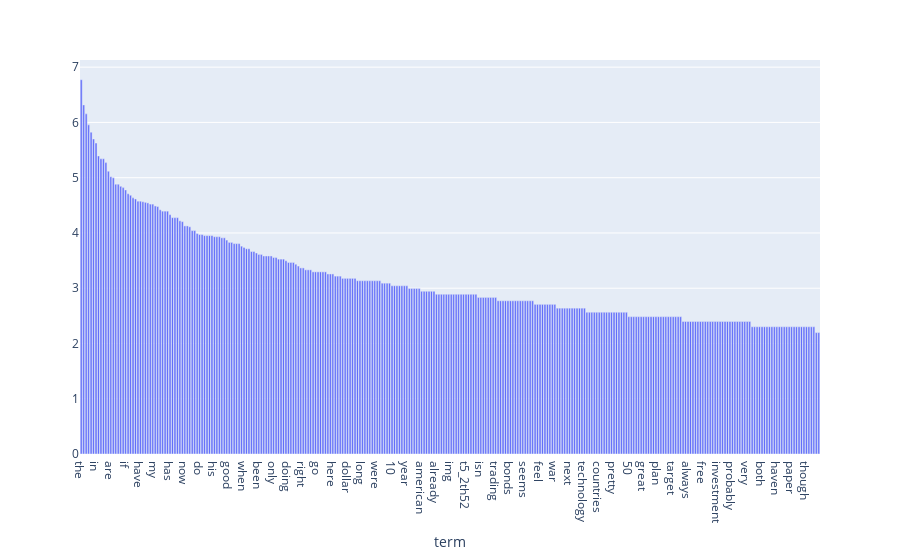

Notebook code for this chart:
### Markdown cell above
### >>> Exercise 15
You can copy the code from the previous exercise and change the 'term_frequencies' variable for the 'term_frequencies_log', comment about the differences that you observe and talk about other possible insights that we can get from a log distribution.

### Code cell
# Answer here
# The distribution after the log transform looks more uniform, and low-frequency terms become visible, which helps us compare the low-frequency terms.
# The order stays the same, but the y axis becomes multiplicative, which is useful when the distribution spans multiple orders of magnitude.
import math
voc_count_full = reddit_df_counts.sum(axis=0).A1
df_todraw = pd.DataFrame({
    "term": count_vect.get_feature_names_out(),
    "count_log": [math.log(i) for i in voc_count_full]
})
df_sorted = df_todraw.sort_values("count_log", ascending=False, kind="mergesort", ignore_index=True)
fig = px.bar(df_sorted[:300], x='term', y='count_log', labels={'count_log': ''}) # Display the most frequent 300 terms
fig.show()

### Figure 1 — Plotly figure (JSON) as saved in the notebook; plotly's stock layout.template omitted (floating-point values rounded to 4 significant figures; data arrays with more than 128 entries replaced by an {"elided": "..."} marker saying what was removed)
{"data": [{"hovertemplate": "term=%{x}<br>=%{y}<extra></extra>", "legendgroup": "", "marker": {"color": "#636efa", "pattern": {"shape": ""}}, "name": "", "orientation": "v", "showlegend": false, "textposition": "auto", "type": "bar", "x": {"elided": "300 str values"}, "xaxis": "x", "y": {"elided": "300 float values"}, "yaxis": "y"}], "layout": {"barmode": "relative", "legend": {"tracegroupgap": 0}, "margin": {"t": 60}, "xaxis": {"anchor": "y", "domain": [0, 1], "title": {"text": "term"}}, "yaxis": {"anchor": "x", "domain": [0, 1], "title": {"text": ""}}}}
